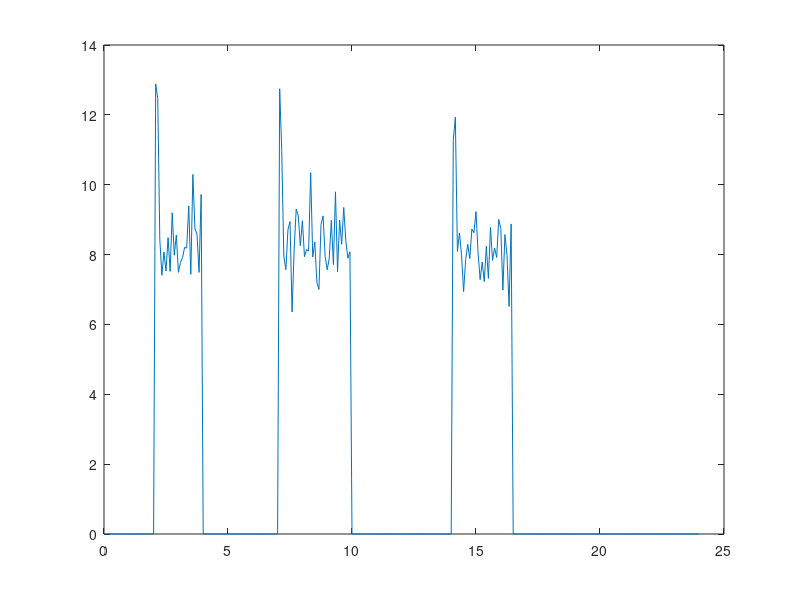

This chart was generated by the following MATLAB code:
% Time in minutes for one day
close all;
t = 0:5:(24*60);
t = t/60;

% power can be up to 22 MW based on internet searches
% We'll go with 8-10 MW, running for 2-3 hour bursts
% little spike at the startup
ton = [2, 7, 14];
toff = [4, 10, 16.5];
tactive = zeros(size(t));
tstartup = zeros(size(t));

for (j = 1:length(ton))
    tactive = tactive | ( t > ton(j) & t < toff(j));
    tstartup = tstartup  | (t > ton(j) & t < (ton(j) + 1/5));
end
% plot(t, tactive);
% hold on
% plot(t, tstartup);

% Generate the power consumption values
rng(5489,'twister')
f = zeros(size(t));
f(tactive) = f(tactive) + 8 + 0.8*randn(1, sum(tactive));
f(tstartup) = f(tstartup) + 4+0.5*randn(1, sum(tstartup));
plot(t, f);

% Generate the csv file
csvwrite('../week06CrusherData.csv', [t; f]');
